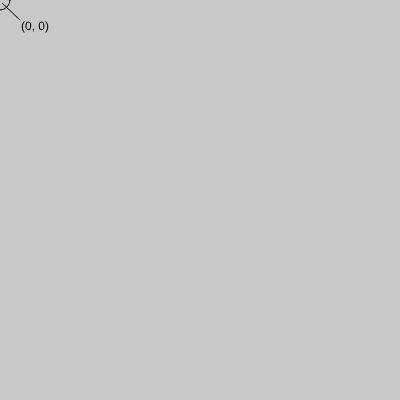
Frame 1 (no input)
Frame 60 (no input): identical to frame 1, image omitted
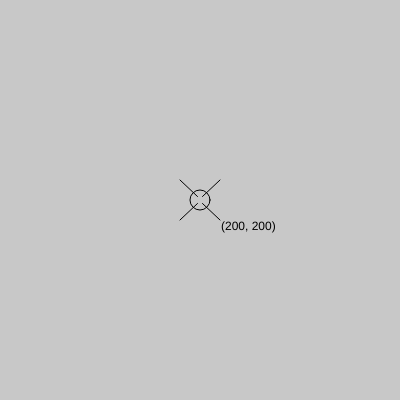
Frame 120 (the mouse pressed at the canvas centre since frame 60)

The p5.js sketch that drew these frames (run headless with seeded random() and noise() and a simulated clock; from frame 60 on, the mouse is pressed at the canvas centre):

// p5.js sketch
// ── sketch.js
function setup() {
   createCanvas(400, 400);
}

function draw() {
   background(200);
   noFill();
   ellipse(mouseX, mouseY, 20);
   line(mouseX - 20, mouseY - 20, mouseX - 2.5, mouseY - 3.5);
   line(mouseX + 20, mouseY + 20, mouseX + 2.5, mouseY + 3.5);
   line(mouseX - 20, mouseY + 20, mouseX - 2.5, mouseY + 3.5);
   line(mouseX + 20, mouseY - 20, mouseX + 2.5, mouseY - 3.5);
   textAlign(LEFT, TOP);
   fill('black')
   text("(" + mouseX + ", " + mouseY + ")", mouseX + 21, mouseY + 21);
}
